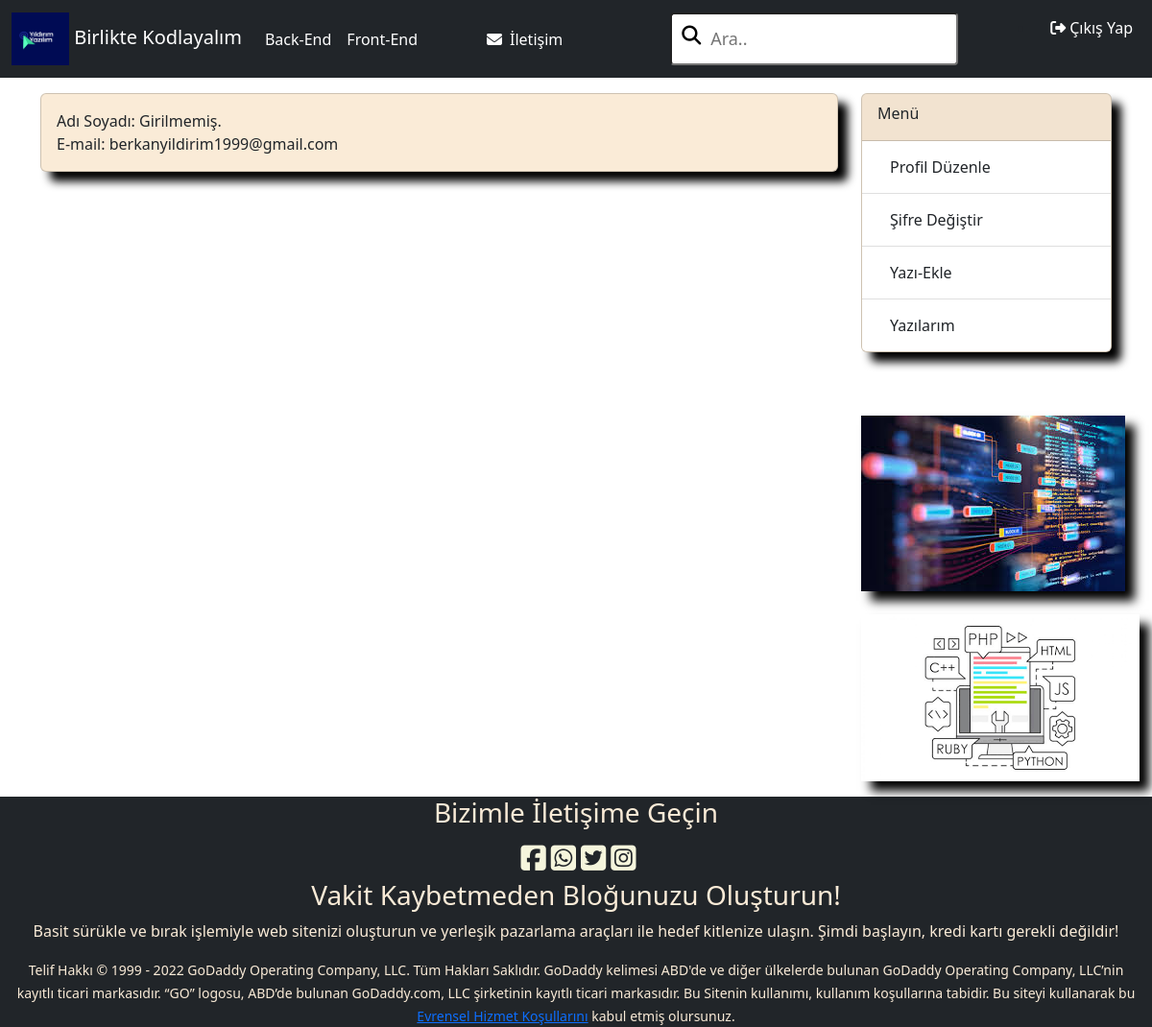
The page /accound/kullanici/Berkan (signed in) on the database its author committed.
### blogs/models.py (models this page shows, shortened)
class KategoriModel(models.Model):
    isim = models.CharField(max_length=50)
    slug = AutoSlugField(populate_from='isim', unique=True)
    class Meta:
        verbose_name_plural = 'Kategoriler'
        verbose_name = 'Kategori'

### accound/models.py (models this page shows)
class CustomUserModel(AbstractUser):
    avatar = models.ImageField(upload_to='avatar/', null=True, blank=True)
    class Meta:
        verbose_name='Kullanıcı'
        verbose_name_plural= 'Kullanıcılar'

### accound/views.py (the view)
# urls.py: path('kullanici/<str:username>', ProfilDetailView.as_view(), name='profil'),
class ProfilDetailView(DetailView):
    template_name = 'profil.html'
    context_object_name = 'profil'
    def get_object(self):
        return get_object_or_404(
            CustomUserModel, username=self.kwargs.get('username')
        )

### blogs/templatetags/kategori_list.py (called while the page is built)
@register.simple_tag
def kategori_list():
    kategoriler = KategoriModel.objects.all()
    return kategoriler

### accound/templates/profil.html (shortened to what this page needs)
{% extends 'anasayfa.html' %}
{% load static %}
{% block content %}
    <div class="card mb-4">
        <div class="card-body">
            <div class="card-text">
            {% if profil.get_full_name == '' %}
                Adı Soyadı: Girilmemiş.
            {%else%}
                Adı Soyadı: {{profil.get_full_name}}
            {% endif%}
<br>
            E-mail: {{profil.email}}
            </div>
        </div>
    </div>
{% endblock content %}

### templates/includes/_navbar.html (shortened to what this page needs)
{% load kategori_list %}
{% kategori_list as kategoriler %}
{% load static %}
<nav class="navbar navbar-expand-lg navbar-dark bg-dark">
  <div class="container-fluid">
    <a class="navbar-brand" href="{% url 'anasayfa' %}">
      <img src="{% static 'img/my-logo.png' %}" alt="  " width="60" height="55">
      Birlikte Kodlayalım
    </a>
        <div class="collapse navbar-collapse" id="navbarSupportedContent">
      <ul class="navbar-nav me-auto mb-2 mb-lg-0">
        {% for kategori in kategoriler %}
          <li class="nav-item">
            <a class="nav-link active" aria-current="page" href="{% url 'kategori' kategoriSlug=kategori.slug %}">{{ kategori.isim }}</a>
          </li>
          {% endfor %}
          <li class="nav-item mx-5">
            <a class="nav-link text-white" aria-current="page" href="{% url 'iletisim' %}"><i class="fa-solid fa-envelope mx-2"></i>İletişim</a>
          </li>
      </ul>
      <form id="box" action="{% url 'anasayfa' %}" class="d-flex">
       <input type="search" id="search" name="sorgu" placeholder="Ara..">
        <i type="submit" value="Ara" class="fa fa-search"></i>
      </form>
        {% if not request.user.is_authenticated %}
      <div class="navbar-nav mb-2 ms-5">
          <li class="nav-item">
            <a class="nav-link text-white" aria-current="page" href="{% url 'giris' %}"><i class="fa-solid fa-user me-1 mx-2"></i>Giriş Yap</a>
          </li>
          <li class="nav-item">
            <a class="nav-link text-white" aria-current="page" href="{% url 'kayit' %}"><i class="fa-solid fa-lock me-1 mx-2"></i>Kayıt Ol</a>
          </li>
      </div>
      {% else %}
      <div class="navbar-nav mb-2 ms-5 cikis">
        <ul class="yap">
      <li class="nav-item ">
        <a class="nav-link text-white" aria-current="page" data-bs-toggle="modal" data-bs-target="#exampleModal"href=""><i class="fa-solid fa-right-from-bracket me-1 mx-2"></i>Çıkış Yap</a>
      </li>
    </ul>
    </div>
      {% endif %}
    </div>
  </div>
</nav>

### static/css/style.css (style rules this page uses)
body { background-color:white; }
#box { max-width: 300px; position: relative; }
#box .fa-search { position: absolute; top: 14px; left: 12px; font-size: 20px; color:black; }
#search { width: 100%; box-sizing: border-box; border-radius: 4px; font-size:18px; padding: 12px 20px 12px 40px; }
.card { background-color: antiquewhite; }
.card { box-shadow: 10px 10px 10px black; }

### rows shown on the page
KategoriModel: isim "Back-End"
KategoriModel: isim "Front-End"
CustomUserModel: email "berkanyildirim1999@gmail.com"
